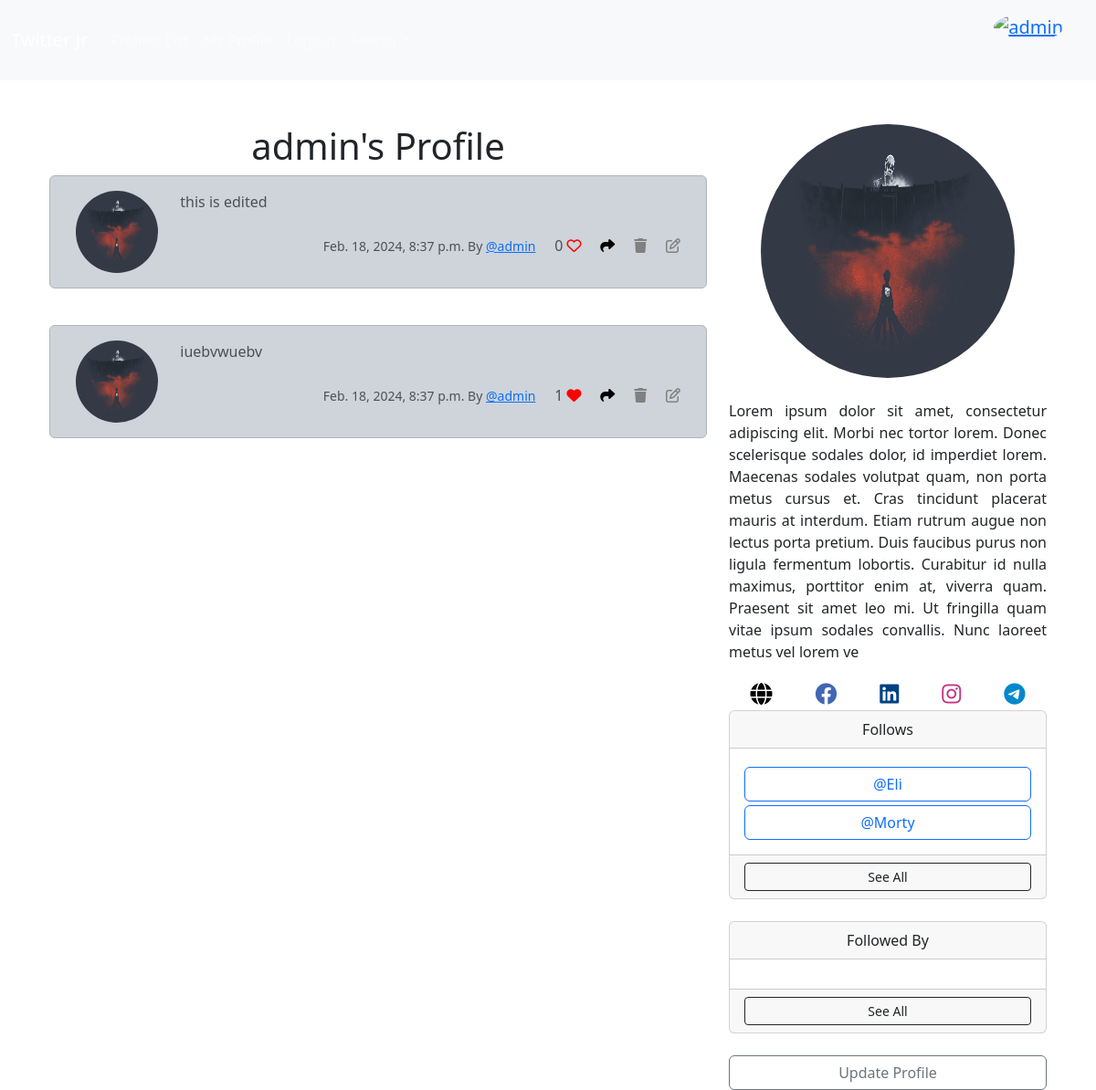
The page /profile/6 (signed in) on the database as committed earlier.
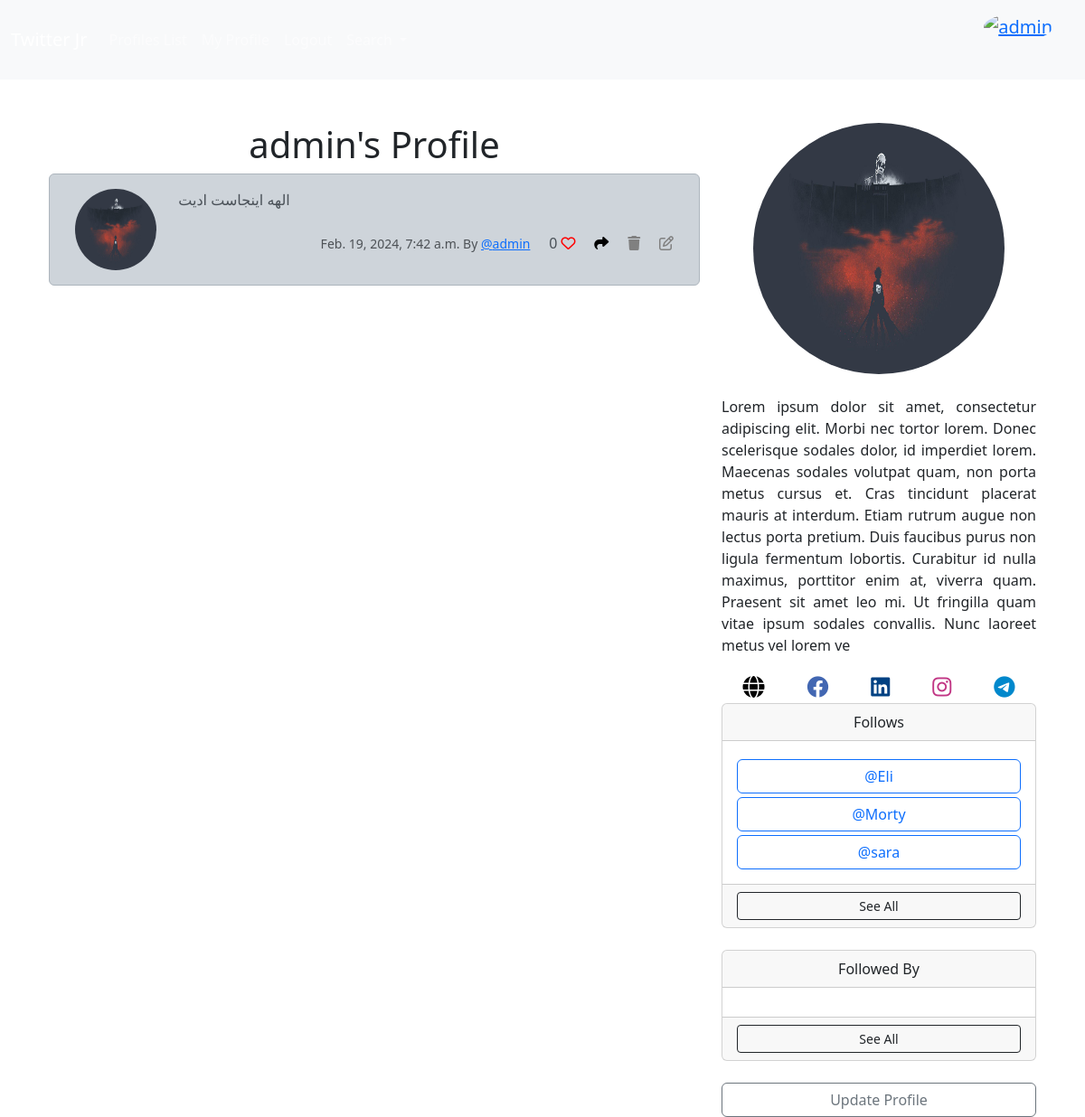
The same page on the database as committed later.
### twitter/models.py (models this page shows, shortened)
class Tweet(models.Model):
    user = models.ForeignKey(
        User,
        related_name='tweets',
        on_delete=models.DO_NOTHING,
    )
    body = models.CharField(max_length=400)
    created_at = models.DateTimeField(auto_now_add=True)
    likes = models.ManyToManyField(User, related_name='tweets_like', blank=True)
    def number_of_likes(self):
        return self.likes.count()

class Profile(models.Model):
    user = models.OneToOneField(User, on_delete=models.CASCADE)
    follows = models.ManyToManyField('self',
                                     related_name='followed_by',
                                     symmetrical=False,
                                     blank=True
                                     )
    date_modified = models.DateTimeField(User, auto_now=True)
    profile_image = models.ImageField(null=True, blank=True, upload_to='images/')
    profile_bio = models.CharField(null=True, blank=True, max_length=500)
    homepage_link = models.CharField(null=True, blank=True, max_length=100)
    facebook_link = models.CharField(null=True, blank=True, max_length=100)
    instagram_link = models.CharField(null=True, blank=True, max_length=100)
    linkedin_link = models.CharField(null=True, blank=True, max_length=100)
    telegram_link = models.CharField(null=True, blank=True, max_length=100)
    def __str__(self):
        return self.user.username

### twitter/views.py (the view, shortened to what this page needs)
# urls.py: path('profile/<int:pk>', views.profile, name='profile'),
def profile(request, pk):
    if request.user.is_authenticated:
        profile = Profile.objects.get(user_id=pk)
        tweets = Tweet.objects.filter(user_id=pk).order_by('-created_at')
        return render(request, 'profile.html', {'profile': profile, 'tweets': tweets})
    else:
        messages.success(request, 'You must be logged in to access this page')
        return redirect('home')

### twitter/templates/profile.html (shortened to what the changed rows need)
{% extends 'base.html' %}
{% load static %}
{% block content %}
{% if profile %}
<div class="container text-center">
    <div class="row">
        <div class="col-lg-8 col-ld-8 col-sm-8 col-12">
            <h1>{{ profile.user.username }}'s Profile</h1>
            {% if tweets %}
            {% for tweet in tweets %}
                <div class="alert alert-dark" role="alert">
                    <div class="container">
                        <div class="row">
                            <div class="col-lg-2 col-ld-3 col-sm-3 col-xs-4">
                                {% if profile.profile_image %}
                                <img style="width: 100%; aspect-ratio : 1 / 1;" src="{{ profile.profile_image.url }}" class="rounded-circle col-12" alt="{{ profile.user.username }}">
                                {% else %}
                                <img style="height: 100%; aspect-ratio : 1 / 1;" src="{% static 'images/default_profile_picture.png' %}" class="rounded-circle col-12" alt="{{ profile.user.username }}">
                                {% endif %}
                            </div>
                            <div class="col-lg-10 col-ld-9 col-sm-9 col-xs-8" align="left">
                                {{ tweet.body }} <br><br>
                                <div align="end">
                                    <small class="text-muted">{{ tweet.created_at }} By <a href="{% url 'profile' tweet.user.id %}">@{{ tweet.user.username|lower }}</a></small>
                                  {{ tweet.number_of_likes }}
                                    {% if user in tweet.likes.all %}
                                    <a href="{% url 'tweet_like' tweet.id %}" style="color: red"><i class="fa-solid fa-heart"></i></a>
                                    {% else %}
                                    <a href="{% url 'tweet_like' tweet.id %}" style="color: red"><i class="fa-regular fa-heart"></i></a>
                                    {% endif %}
                                    <a href="{% url 'tweet_show' tweet.id %}" style="color:black"><i class="fa-solid fa-share"></i></a>
                                    {% if tweet.user.id == user.id %}
                                    <a href="{% url 'delete_tweet' tweet.id %}" style="color:gray"><i class="fa-solid fa-trash"></i></a>
                                    <a href="{% url 'edit_tweet' tweet.id %}" style="color:gray"><i class="fa-regular fa-pen-to-square"></i></a>
                                    {% endif %}
                                </div>
                            </div>
                        </div>
                    </div>
                </div>
                <br>
            {% endfor %}
            {% endif %}
        </div>
        <div class="col-lg-4 col-ld-4 col-sm-4 col-12">
            {% if profile.profile_image %}
            <img src="{{ profile.profile_image.url }}" style="width: 80%; aspect-ratio : 1 / 1;" class="rounded-circle"> <br><br>
            {% else %}
            <img src="{% static 'images/default_profile_picture.png' %}" style="width: 80%; aspect-ratio : 1 / 1;" class="rounded-circle col-12" alt="{{ profile.user.username }}">
            {% endif %}
            <div class="card">
              <div class="card-body">
                <p class="card-text">
                    {% for following in profile.follows.all %}
                    {% if following.id != profile.user.id %}
                        <a href="{% url 'profile' following.user.id %}" class="btn btn-outline-primary col-12" style="margin-top: 0.25rem">@{{ following }}</a><br>
                    {% endif %}
                    {% endfor %}
                </p>
              </div>
            </div>
            <br>
                    {% endif %}
            <br>
        </div>
    </div>
</div>
{% endblock %}

Rows that differ between the two databases and show on the page:
removed Tweet: profile_image (picture), body "this is edited", created_at "Feb. 18, 2024, 8:37 p.m.", user.username "admin", number_of_likes "0"
removed Tweet: profile_image (picture), body "iuebvwuebv", created_at "Feb. 18, 2024, 8:37 p.m.", user.username "admin", number_of_likes "1"
added Tweet: profile_image (picture), body "الهه اینجاست ادیت", created_at "Feb. 19, 2024, 7:42 a.m.", user.username "admin", number_of_likes "0"
now on this page (row unchanged): Profile: user.username "sara"
